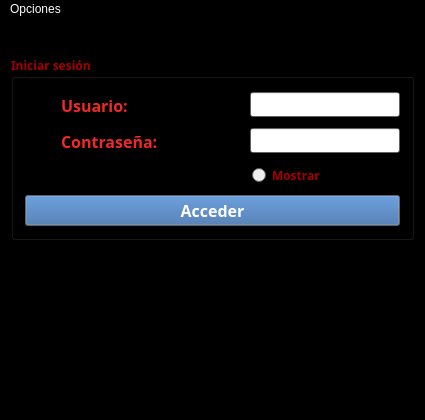
<?xml version="1.0" encoding="UTF-8"?>
<ui version="4.0">
 <class>LogIn</class>
 <widget class="QMainWindow" name="LogIn">
  <property name="windowModality">
   <enum>Qt::WindowModal</enum>
  </property>
  <property name="geometry">
   <rect>
    <x>0</x>
    <y>0</y>
    <width>425</width>
    <height>420</height>
   </rect>
  </property>
  <property name="minimumSize">
   <size>
    <width>425</width>
    <height>420</height>
   </size>
  </property>
  <property name="maximumSize">
   <size>
    <width>425</width>
    <height>452</height>
   </size>
  </property>
  <property name="palette">
   <palette>
    <active>
     <colorrole role="WindowText">
      <brush brushstyle="SolidPattern">
       <color alpha="255">
        <red>164</red>
        <green>0</green>
        <blue>0</blue>
       </color>
      </brush>
     </colorrole>
     <colorrole role="Dark">
      <brush brushstyle="SolidPattern">
       <color alpha="255">
        <red>0</red>
        <green>0</green>
        <blue>0</blue>
       </color>
      </brush>
     </colorrole>
     <colorrole role="Text">
      <brush brushstyle="SolidPattern">
       <color alpha="255">
        <red>0</red>
        <green>0</green>
        <blue>0</blue>
       </color>
      </brush>
     </colorrole>
     <colorrole role="ButtonText">
      <brush brushstyle="SolidPattern">
       <color alpha="255">
        <red>255</red>
        <green>255</green>
        <blue>255</blue>
       </color>
      </brush>
     </colorrole>
     <colorrole role="Base">
      <brush brushstyle="SolidPattern">
       <color alpha="255">
        <red>211</red>
        <green>215</green>
        <blue>207</blue>
       </color>
      </brush>
     </colorrole>
     <colorrole role="Window">
      <brush brushstyle="SolidPattern">
       <color alpha="255">
        <red>0</red>
        <green>0</green>
        <blue>0</blue>
       </color>
      </brush>
     </colorrole>
     <colorrole role="ToolTipText">
      <brush brushstyle="SolidPattern">
       <color alpha="255">
        <red>255</red>
        <green>255</green>
        <blue>255</blue>
       </color>
      </brush>
     </colorrole>
     <colorrole role="PlaceholderText">
      <brush brushstyle="SolidPattern">
       <color alpha="128">
        <red>0</red>
        <green>0</green>
        <blue>0</blue>
       </color>
      </brush>
     </colorrole>
    </active>
    <inactive>
     <colorrole role="WindowText">
      <brush brushstyle="SolidPattern">
       <color alpha="255">
        <red>164</red>
        <green>0</green>
        <blue>0</blue>
       </color>
      </brush>
     </colorrole>
     <colorrole role="Dark">
      <brush brushstyle="SolidPattern">
       <color alpha="255">
        <red>0</red>
        <green>0</green>
        <blue>0</blue>
       </color>
      </brush>
     </colorrole>
     <colorrole role="Text">
      <brush brushstyle="SolidPattern">
       <color alpha="255">
        <red>0</red>
        <green>0</green>
        <blue>0</blue>
       </color>
      </brush>
     </colorrole>
     <colorrole role="ButtonText">
      <brush brushstyle="SolidPattern">
       <color alpha="255">
        <red>255</red>
        <green>255</green>
        <blue>255</blue>
       </color>
      </brush>
     </colorrole>
     <colorrole role="Base">
      <brush brushstyle="SolidPattern">
       <color alpha="255">
        <red>211</red>
        <green>215</green>
        <blue>207</blue>
       </color>
      </brush>
     </colorrole>
     <colorrole role="Window">
      <brush brushstyle="SolidPattern">
       <color alpha="255">
        <red>0</red>
        <green>0</green>
        <blue>0</blue>
       </color>
      </brush>
     </colorrole>
     <colorrole role="ToolTipText">
      <brush brushstyle="SolidPattern">
       <color alpha="255">
        <red>255</red>
        <green>255</green>
        <blue>255</blue>
       </color>
      </brush>
     </colorrole>
     <colorrole role="PlaceholderText">
      <brush brushstyle="SolidPattern">
       <color alpha="128">
        <red>0</red>
        <green>0</green>
        <blue>0</blue>
       </color>
      </brush>
     </colorrole>
    </inactive>
    <disabled>
     <colorrole role="WindowText">
      <brush brushstyle="SolidPattern">
       <color alpha="255">
        <red>0</red>
        <green>0</green>
        <blue>0</blue>
       </color>
      </brush>
     </colorrole>
     <colorrole role="Dark">
      <brush brushstyle="SolidPattern">
       <color alpha="255">
        <red>0</red>
        <green>0</green>
        <blue>0</blue>
       </color>
      </brush>
     </colorrole>
     <colorrole role="Text">
      <brush brushstyle="SolidPattern">
       <color alpha="255">
        <red>0</red>
        <green>0</green>
        <blue>0</blue>
       </color>
      </brush>
     </colorrole>
     <colorrole role="ButtonText">
      <brush brushstyle="SolidPattern">
       <color alpha="255">
        <red>0</red>
        <green>0</green>
        <blue>0</blue>
       </color>
      </brush>
     </colorrole>
     <colorrole role="Base">
      <brush brushstyle="SolidPattern">
       <color alpha="255">
        <red>0</red>
        <green>0</green>
        <blue>0</blue>
       </color>
      </brush>
     </colorrole>
     <colorrole role="Window">
      <brush brushstyle="SolidPattern">
       <color alpha="255">
        <red>0</red>
        <green>0</green>
        <blue>0</blue>
       </color>
      </brush>
     </colorrole>
     <colorrole role="ToolTipText">
      <brush brushstyle="SolidPattern">
       <color alpha="255">
        <red>255</red>
        <green>255</green>
        <blue>255</blue>
       </color>
      </brush>
     </colorrole>
     <colorrole role="PlaceholderText">
      <brush brushstyle="SolidPattern">
       <color alpha="128">
        <red>0</red>
        <green>0</green>
        <blue>0</blue>
       </color>
      </brush>
     </colorrole>
    </disabled>
   </palette>
  </property>
  <property name="windowTitle">
   <string>Aplicación</string>
  </property>
  <property name="windowIcon">
   <iconset resource="resource.qrc">
    <normaloff>:/icon/Logo.png</normaloff>:/icon/Logo.png</iconset>
  </property>
  <widget class="QWidget" name="centralWidget">
   <layout class="QGridLayout" name="gridLayout_2">
    <item row="0" column="0">
     <layout class="QVBoxLayout" name="verticalLayout_3">
      <item>
       <layout class="QHBoxLayout" name="horizontalLayout_8">
        <item>
         <spacer name="horizontalSpacer_3">
          <property name="orientation">
           <enum>Qt::Horizontal</enum>
          </property>
          <property name="sizeHint" stdset="0">
           <size>
            <width>40</width>
            <height>20</height>
           </size>
          </property>
         </spacer>
        </item>
        <item>
         <widget class="QLabel" name="label_5">
          <property name="text">
           <string/>
          </property>
          <property name="pixmap">
           <pixmap resource="resource.qrc">:/icon/Logo.png</pixmap>
          </property>
          <property name="scaledContents">
           <bool>true</bool>
          </property>
          <property name="wordWrap">
           <bool>false</bool>
          </property>
         </widget>
        </item>
        <item>
         <spacer name="horizontalSpacer_5">
          <property name="orientation">
           <enum>Qt::Horizontal</enum>
          </property>
          <property name="sizeHint" stdset="0">
           <size>
            <width>40</width>
            <height>20</height>
           </size>
          </property>
         </spacer>
        </item>
       </layout>
      </item>
      <item>
       <widget class="QGroupBox" name="groupBox">
        <property name="palette">
         <palette>
          <active>
           <colorrole role="WindowText">
            <brush brushstyle="SolidPattern">
             <color alpha="255">
              <red>164</red>
              <green>0</green>
              <blue>0</blue>
             </color>
            </brush>
           </colorrole>
           <colorrole role="Base">
            <brush brushstyle="SolidPattern">
             <color alpha="255">
              <red>114</red>
              <green>159</green>
              <blue>207</blue>
             </color>
            </brush>
           </colorrole>
           <colorrole role="Window">
            <brush brushstyle="SolidPattern">
             <color alpha="255">
              <red>136</red>
              <green>138</green>
              <blue>133</blue>
             </color>
            </brush>
           </colorrole>
          </active>
          <inactive>
           <colorrole role="WindowText">
            <brush brushstyle="SolidPattern">
             <color alpha="255">
              <red>164</red>
              <green>0</green>
              <blue>0</blue>
             </color>
            </brush>
           </colorrole>
           <colorrole role="Base">
            <brush brushstyle="SolidPattern">
             <color alpha="255">
              <red>114</red>
              <green>159</green>
              <blue>207</blue>
             </color>
            </brush>
           </colorrole>
           <colorrole role="Window">
            <brush brushstyle="SolidPattern">
             <color alpha="255">
              <red>136</red>
              <green>138</green>
              <blue>133</blue>
             </color>
            </brush>
           </colorrole>
          </inactive>
          <disabled>
           <colorrole role="WindowText">
            <brush brushstyle="SolidPattern">
             <color alpha="255">
              <red>190</red>
              <green>190</green>
              <blue>190</blue>
             </color>
            </brush>
           </colorrole>
           <colorrole role="Base">
            <brush brushstyle="SolidPattern">
             <color alpha="255">
              <red>136</red>
              <green>138</green>
              <blue>133</blue>
             </color>
            </brush>
           </colorrole>
           <colorrole role="Window">
            <brush brushstyle="SolidPattern">
             <color alpha="255">
              <red>136</red>
              <green>138</green>
              <blue>133</blue>
             </color>
            </brush>
           </colorrole>
          </disabled>
         </palette>
        </property>
        <property name="font">
         <font>
          <family>Saab</family>
          <weight>75</weight>
          <bold>true</bold>
         </font>
        </property>
        <property name="title">
         <string>Iniciar sesión</string>
        </property>
        <layout class="QGridLayout" name="gridLayout">
         <item row="0" column="0">
          <layout class="QVBoxLayout" name="verticalLayout_2">
           <item>
            <layout class="QVBoxLayout" name="verticalLayout">
             <item>
              <layout class="QHBoxLayout" name="horizontalLayout_3">
               <item>
                <layout class="QHBoxLayout" name="horizontalLayout">
                 <item>
                  <widget class="QLabel" name="label">
                   <property name="minimumSize">
                    <size>
                     <width>30</width>
                     <height>30</height>
                    </size>
                   </property>
                   <property name="maximumSize">
                    <size>
                     <width>30</width>
                     <height>30</height>
                    </size>
                   </property>
                   <property name="text">
                    <string/>
                   </property>
                   <property name="pixmap">
                    <pixmap resource="resource.qrc">:/icon/usuario 2.png</pixmap>
                   </property>
                   <property name="scaledContents">
                    <bool>true</bool>
                   </property>
                  </widget>
                 </item>
                 <item>
                  <widget class="QLabel" name="label_2">
                   <property name="palette">
                    <palette>
                     <active>
                      <colorrole role="WindowText">
                       <brush brushstyle="SolidPattern">
                        <color alpha="255">
                         <red>239</red>
                         <green>41</green>
                         <blue>41</blue>
                        </color>
                       </brush>
                      </colorrole>
                     </active>
                     <inactive>
                      <colorrole role="WindowText">
                       <brush brushstyle="SolidPattern">
                        <color alpha="255">
                         <red>239</red>
                         <green>41</green>
                         <blue>41</blue>
                        </color>
                       </brush>
                      </colorrole>
                     </inactive>
                     <disabled>
                      <colorrole role="WindowText">
                       <brush brushstyle="SolidPattern">
                        <color alpha="255">
                         <red>190</red>
                         <green>190</green>
                         <blue>190</blue>
                        </color>
                       </brush>
                      </colorrole>
                     </disabled>
                    </palette>
                   </property>
                   <property name="font">
                    <font>
                     <family>Sans</family>
                     <pointsize>12</pointsize>
                     <weight>75</weight>
                     <italic>false</italic>
                     <bold>true</bold>
                    </font>
                   </property>
                   <property name="text">
                    <string>Usuario:</string>
                   </property>
                   <property name="textFormat">
                    <enum>Qt::AutoText</enum>
                   </property>
                   <property name="scaledContents">
                    <bool>true</bool>
                   </property>
                  </widget>
                 </item>
                </layout>
               </item>
               <item>
                <spacer name="horizontalSpacer">
                 <property name="orientation">
                  <enum>Qt::Horizontal</enum>
                 </property>
                 <property name="sizeHint" stdset="0">
                  <size>
                   <width>40</width>
                   <height>20</height>
                  </size>
                 </property>
                </spacer>
               </item>
               <item>
                <widget class="QLineEdit" name="txtUser">
                 <property name="minimumSize">
                  <size>
                   <width>150</width>
                   <height>25</height>
                  </size>
                 </property>
                 <property name="maximumSize">
                  <size>
                   <width>150</width>
                   <height>25</height>
                  </size>
                 </property>
                 <property name="palette">
                  <palette>
                   <active>
                    <colorrole role="Base">
                     <brush brushstyle="SolidPattern">
                      <color alpha="255">
                       <red>255</red>
                       <green>255</green>
                       <blue>255</blue>
                      </color>
                     </brush>
                    </colorrole>
                   </active>
                   <inactive>
                    <colorrole role="Base">
                     <brush brushstyle="SolidPattern">
                      <color alpha="255">
                       <red>255</red>
                       <green>255</green>
                       <blue>255</blue>
                      </color>
                     </brush>
                    </colorrole>
                   </inactive>
                   <disabled>
                    <colorrole role="Base">
                     <brush brushstyle="SolidPattern">
                      <color alpha="255">
                       <red>85</red>
                       <green>87</green>
                       <blue>83</blue>
                      </color>
                     </brush>
                    </colorrole>
                   </disabled>
                  </palette>
                 </property>
                 <property name="font">
                  <font>
                   <family>Saab</family>
                   <weight>75</weight>
                   <italic>false</italic>
                   <bold>true</bold>
                   <underline>false</underline>
                   <strikeout>false</strikeout>
                   <kerning>false</kerning>
                  </font>
                 </property>
                 <property name="echoMode">
                  <enum>QLineEdit::Normal</enum>
                 </property>
                 <property name="alignment">
                  <set>Qt::AlignCenter</set>
                 </property>
                 <property name="dragEnabled">
                  <bool>false</bool>
                 </property>
                 <property name="clearButtonEnabled">
                  <bool>false</bool>
                 </property>
                </widget>
               </item>
              </layout>
             </item>
             <item>
              <layout class="QHBoxLayout" name="horizontalLayout_4">
               <item>
                <layout class="QHBoxLayout" name="horizontalLayout_2">
                 <item>
                  <widget class="QLabel" name="label_3">
                   <property name="minimumSize">
                    <size>
                     <width>30</width>
                     <height>30</height>
                    </size>
                   </property>
                   <property name="maximumSize">
                    <size>
                     <width>30</width>
                     <height>30</height>
                    </size>
                   </property>
                   <property name="text">
                    <string/>
                   </property>
                   <property name="pixmap">
                    <pixmap resource="resource.qrc">:/icon/clave.png</pixmap>
                   </property>
                   <property name="scaledContents">
                    <bool>true</bool>
                   </property>
                  </widget>
                 </item>
                 <item>
                  <widget class="QLabel" name="label_4">
                   <property name="palette">
                    <palette>
                     <active>
                      <colorrole role="WindowText">
                       <brush brushstyle="SolidPattern">
                        <color alpha="255">
                         <red>239</red>
                         <green>41</green>
                         <blue>41</blue>
                        </color>
                       </brush>
                      </colorrole>
                     </active>
                     <inactive>
                      <colorrole role="WindowText">
                       <brush brushstyle="SolidPattern">
                        <color alpha="255">
                         <red>239</red>
                         <green>41</green>
                         <blue>41</blue>
                        </color>
                       </brush>
                      </colorrole>
                     </inactive>
                     <disabled>
                      <colorrole role="WindowText">
                       <brush brushstyle="SolidPattern">
                        <color alpha="255">
                         <red>190</red>
                         <green>190</green>
                         <blue>190</blue>
                        </color>
                       </brush>
                      </colorrole>
                     </disabled>
                    </palette>
                   </property>
                   <property name="font">
                    <font>
                     <family>Sans</family>
                     <pointsize>12</pointsize>
                     <weight>75</weight>
                     <italic>false</italic>
                     <bold>true</bold>
                    </font>
                   </property>
                   <property name="text">
                    <string>Contraseña:</string>
                   </property>
                   <property name="scaledContents">
                    <bool>true</bool>
                   </property>
                  </widget>
                 </item>
                </layout>
               </item>
               <item>
                <spacer name="horizontalSpacer_2">
                 <property name="orientation">
                  <enum>Qt::Horizontal</enum>
                 </property>
                 <property name="sizeHint" stdset="0">
                  <size>
                   <width>40</width>
                   <height>20</height>
                  </size>
                 </property>
                </spacer>
               </item>
               <item>
                <widget class="QLineEdit" name="txtPass">
                 <property name="minimumSize">
                  <size>
                   <width>150</width>
                   <height>25</height>
                  </size>
                 </property>
                 <property name="maximumSize">
                  <size>
                   <width>150</width>
                   <height>25</height>
                  </size>
                 </property>
                 <property name="palette">
                  <palette>
                   <active>
                    <colorrole role="Base">
                     <brush brushstyle="SolidPattern">
                      <color alpha="255">
                       <red>255</red>
                       <green>255</green>
                       <blue>255</blue>
                      </color>
                     </brush>
                    </colorrole>
                   </active>
                   <inactive>
                    <colorrole role="Base">
                     <brush brushstyle="SolidPattern">
                      <color alpha="255">
                       <red>255</red>
                       <green>255</green>
                       <blue>255</blue>
                      </color>
                     </brush>
                    </colorrole>
                   </inactive>
                   <disabled>
                    <colorrole role="Base">
                     <brush brushstyle="SolidPattern">
                      <color alpha="255">
                       <red>85</red>
                       <green>87</green>
                       <blue>83</blue>
                      </color>
                     </brush>
                    </colorrole>
                   </disabled>
                  </palette>
                 </property>
                 <property name="echoMode">
                  <enum>QLineEdit::Password</enum>
                 </property>
                 <property name="alignment">
                  <set>Qt::AlignCenter</set>
                 </property>
                </widget>
               </item>
              </layout>
             </item>
             <item>
              <layout class="QHBoxLayout" name="horizontalLayout_5">
               <item>
                <spacer name="horizontalSpacer_4">
                 <property name="orientation">
                  <enum>Qt::Horizontal</enum>
                 </property>
                 <property name="sizeHint" stdset="0">
                  <size>
                   <width>227</width>
                   <height>27</height>
                  </size>
                 </property>
                </spacer>
               </item>
               <item>
                <widget class="QSplitter" name="splitter_3">
                 <property name="orientation">
                  <enum>Qt::Horizontal</enum>
                 </property>
                 <widget class="QRadioButton" name="radioButton">
                  <property name="enabled">
                   <bool>true</bool>
                  </property>
                  <property name="palette">
                   <palette>
                    <active>
                     <colorrole role="Base">
                      <brush brushstyle="SolidPattern">
                       <color alpha="255">
                        <red>238</red>
                        <green>238</green>
                        <blue>236</blue>
                       </color>
                      </brush>
                     </colorrole>
                    </active>
                    <inactive>
                     <colorrole role="Base">
                      <brush brushstyle="SolidPattern">
                       <color alpha="255">
                        <red>238</red>
                        <green>238</green>
                        <blue>236</blue>
                       </color>
                      </brush>
                     </colorrole>
                    </inactive>
                    <disabled>
                     <colorrole role="Base">
                      <brush brushstyle="SolidPattern">
                       <color alpha="255">
                        <red>136</red>
                        <green>138</green>
                        <blue>133</blue>
                       </color>
                      </brush>
                     </colorrole>
                    </disabled>
                   </palette>
                  </property>
                  <property name="text">
                   <string>Mostrar</string>
                  </property>
                 </widget>
                </widget>
               </item>
              </layout>
             </item>
            </layout>
           </item>
           <item>
            <widget class="QSplitter" name="splitter">
             <property name="orientation">
              <enum>Qt::Horizontal</enum>
             </property>
             <widget class="QPushButton" name="pushButton_Acceder">
              <property name="palette">
               <palette>
                <active>
                 <colorrole role="Button">
                  <brush brushstyle="SolidPattern">
                   <color alpha="255">
                    <red>52</red>
                    <green>101</green>
                    <blue>164</blue>
                   </color>
                  </brush>
                 </colorrole>
                </active>
                <inactive>
                 <colorrole role="Button">
                  <brush brushstyle="SolidPattern">
                   <color alpha="255">
                    <red>52</red>
                    <green>101</green>
                    <blue>164</blue>
                   </color>
                  </brush>
                 </colorrole>
                </inactive>
                <disabled>
                 <colorrole role="Button">
                  <brush brushstyle="SolidPattern">
                   <color alpha="255">
                    <red>52</red>
                    <green>101</green>
                    <blue>164</blue>
                   </color>
                  </brush>
                 </colorrole>
                </disabled>
               </palette>
              </property>
              <property name="font">
               <font>
                <family>Sans</family>
                <pointsize>12</pointsize>
                <weight>75</weight>
                <italic>false</italic>
                <bold>true</bold>
               </font>
              </property>
              <property name="text">
               <string>Acceder</string>
              </property>
             </widget>
            </widget>
           </item>
          </layout>
         </item>
        </layout>
       </widget>
      </item>
     </layout>
    </item>
    <item row="1" column="0">
     <spacer name="verticalSpacer">
      <property name="orientation">
       <enum>Qt::Vertical</enum>
      </property>
      <property name="sizeHint" stdset="0">
       <size>
        <width>20</width>
        <height>40</height>
       </size>
      </property>
     </spacer>
    </item>
   </layout>
  </widget>
  <widget class="QMenuBar" name="menuBar">
   <property name="geometry">
    <rect>
     <x>0</x>
     <y>0</y>
     <width>425</width>
     <height>22</height>
    </rect>
   </property>
   <widget class="QMenu" name="menuOpciones">
    <property name="title">
     <string>Opciones</string>
    </property>
    <addaction name="action_Config"/>
    <addaction name="separator"/>
    <addaction name="separator"/>
    <addaction name="actionSalir"/>
   </widget>
   <addaction name="menuOpciones"/>
  </widget>
  <action name="action_Config">
   <property name="icon">
    <iconset resource="resource.qrc">
     <normaloff>:/icon/ajustes.png</normaloff>:/icon/ajustes.png</iconset>
   </property>
   <property name="text">
    <string>Configuracion</string>
   </property>
  </action>
  <action name="actionSalir">
   <property name="icon">
    <iconset resource="resource.qrc">
     <normaloff>:/icon/cancelar.png</normaloff>:/icon/cancelar.png</iconset>
   </property>
   <property name="text">
    <string>Salir</string>
   </property>
  </action>
 </widget>
 <layoutdefault spacing="6" margin="11"/>
 <tabstops>
  <tabstop>txtUser</tabstop>
  <tabstop>txtPass</tabstop>
  <tabstop>pushButton_Acceder</tabstop>
 </tabstops>
 <resources>
  <include location="resource.qrc"/>
 </resources>
 <connections/>
</ui>
